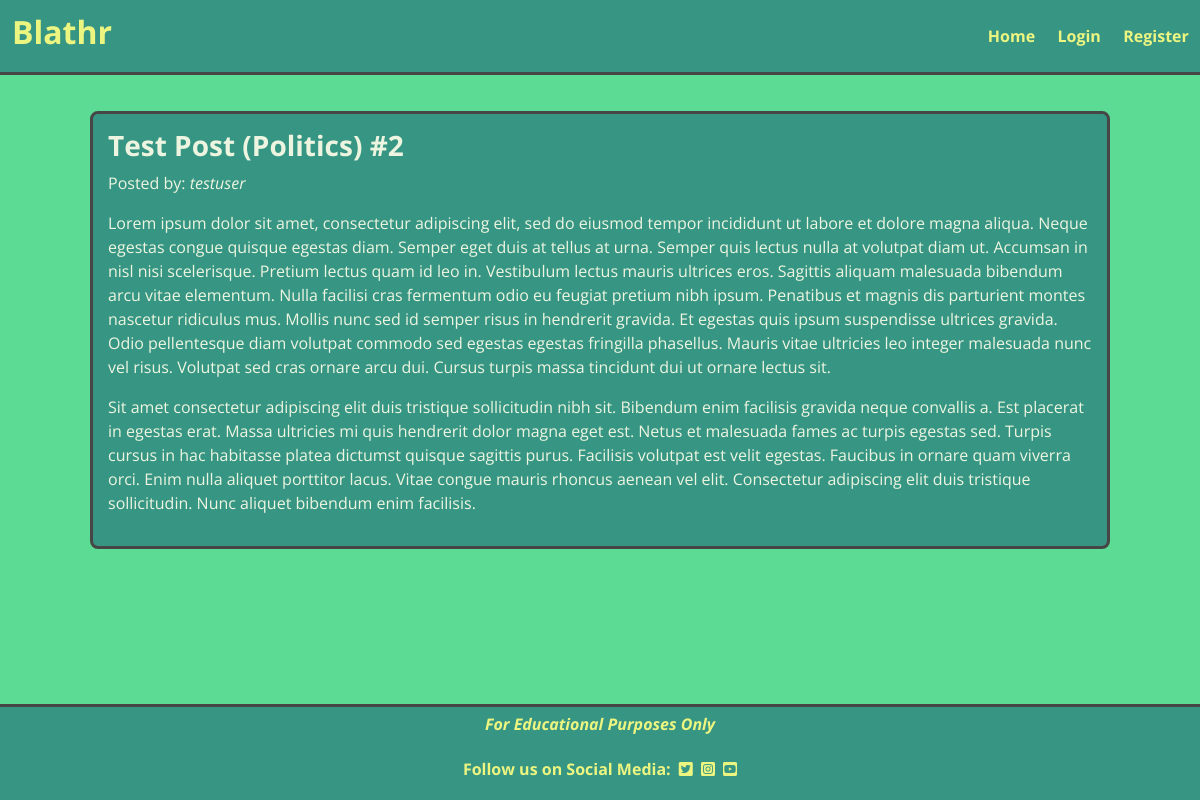
/post_detail/10/, run on an earlier commit of the app's database.
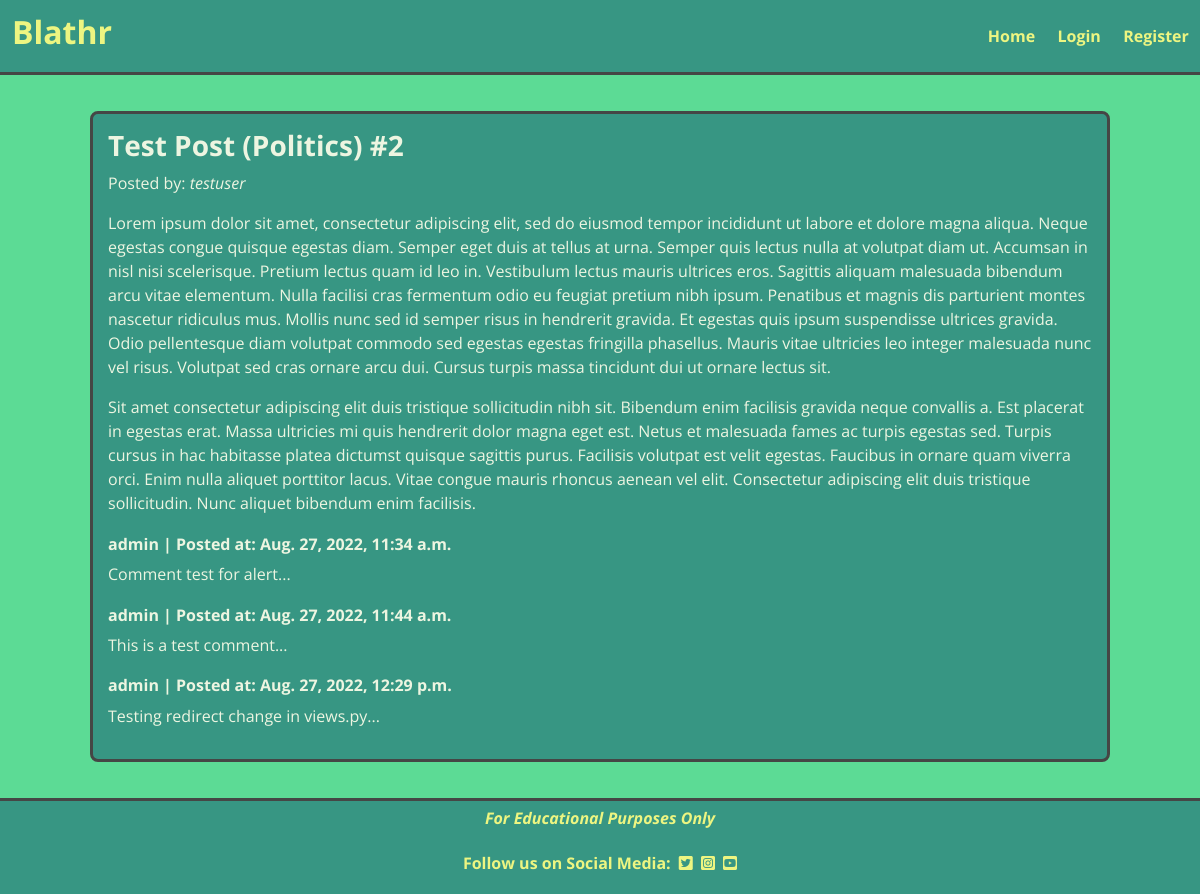
And on a later commit of the database.
### posts/models.py (models this page shows, shortened)
class Post(models.Model):
    post_id = models.AutoField(primary_key=True)
    title = models.CharField(max_length=200, unique=True, blank=False,
                             null=False)
    author = models.ForeignKey(User, on_delete=models.CASCADE)
    created_date = models.DateTimeField(auto_now_add=True)
    content = models.TextField()
    category = models.ForeignKey(Category, on_delete=models.CASCADE)
    status = models.IntegerField(choices=STATUS, default=0)

class Comment(models.Model):
    post = models.ForeignKey(Post, on_delete=models.CASCADE,
                             related_name='comments')
    name = models.CharField(max_length=120)
    body = models.TextField()
    created_on = models.DateTimeField(auto_now_add=True)
    approved = models.BooleanField(default=False)
    class Meta:
        ordering = ['created_on']

### posts/views.py (the view, shortened to what this page needs)
# urls.py: path('post_detail/<post_id>/', post_detail, name='post_detail'),
def post_detail(request, post_id):
    post = Post.objects.get(post_id=post_id)
    comments = post.comments.filter(approved=True)
    print("request.method is " + request.method)
    return render(
        request,
        'post_detail.html',
        {
            'post': post,
            'comments': comments,
            'comment_form': CommentForm(),
         },
          )

### templates/post_detail.html (shortened to what this page needs)
{% extends 'base.html' %}
{% block content %}
{% load crispy_forms_tags %}
<div class="row" id="post-detail-row">
    <div class="col-10 border border-dark border-3 rounded-3" id="post-detail-col">
        <h3>{{ post.title }}</h3>
        <p>Posted by: <em>{{ post.author }}</em></p>
        <p>{{ post.content | safe }}</p>
        {% for comment in comments %}
        <div class="card-body">
            <h6>{{ comment.name }} | Posted at: {{ comment.created_on }}</h6>
            <p>{{ comment.body}}</p>
        </div>
        {% endfor %}
    </div>
    {% endblock %}

### templates/base.html (shortened to what this page needs)
{% load static %}
<!DOCTYPE html>
<html lang="en">
<head>
    <link rel="stylesheet" href="https://cdn.jsdelivr.net/npm/bootstrap@5.2.0/dist/css/bootstrap.min.css"
>
    <link rel="stylesheet" href="https://cdnjs.cloudflare.com/ajax/libs/font-awesome/5.15.3/css/all.min.css">
    <link rel="stylesheet" href="{% static 'css/style.css' %}">
</head>
<body>
    <div id="page-container">
        <div id="content-wrap">
            <header class="sticky-top">
                <div class="container-fluid border-bottom border-3" id="header-container">
                    <nav class="navbar">
                        <h1 class="navbar-brand" id="navbar-logo"><a href="{% url 'home' %}">Blathr</a></h1>
                        <ul class="navbar-nav">
                            <li class="nav-item"><a href="{% url 'home' %}" class="nav-link">Home</a></li>
                            {% if user.is_authenticated %}
                            <li class="nav-item"><a href="{% url 'add_post' %}" class="nav-link">Create Post</a></li>
                            <li class="nav-item"><a href="{% url 'account_logout' %}" class="nav-link">Logout</a></li>
                            {% else %}
                            <li class="nav-item"><a href="{% url 'account_login' %}" class="nav-link">Login</a></li>
                            <li class="nav-item"><a href="{% url 'account_signup' %}" class="nav-link">Register</a></li>
                            {% endif %}
                        </ul>
                    </nav>
                </div>
            </header>
            <main>
                <div class="container-fluid">
                    {% block content %}
                    {% endblock content %}
                </div>
            </main>
            <footer class="footer">
                <div class="row border-top border-3" id="footer-container">
                    <div class="col-12">
                        <p class="text-center">
                            <em>For Educational Purposes Only</em>
                        </p>
                        <p class="text-center">
                            Follow us on Social Media:
                            <i class="fab fa-twitter-square ms-1"></i>
                            <i class="fab fa-instagram-square ms-1"></i>
                            <i class="fab fa-youtube-square ms-1"></i>
                        </p>
                    </div>
                </div>
        </div>
    </div>
</body>
</html>

### static/css/style.css (style rules this page uses)
body { background-color: #5CDB95; font-family: 'Open Sans', sans-serif; margin: 0; overflow-x: hidden; padding: 0; }
nav { background-color: #379683; color: #EDF581; }
footer { background-color: #379683; font-weight: bold; position: absolute; bottom: 0; width: 100%; height: 6rem; }
footer p { color: #EDF581; padding-top: 5px; }
h2, h3, h4, h5, h6, #navbar-logo { font-weight: bold; }
.navbar ul { flex-direction: row; }
.navbar ul li { font-weight: bold; padding-right: 0.7rem; padding-left: 0.7rem; }
.navbar ul li a, #navbar-logo { color: #EDF581; }
.navbar-brand a { text-decoration: none; color: inherit; }
.container-fluid { padding: 0; justify-content: right; }
.card-body { margin-top: 2%; }
#header-container { margin-bottom: 10px; }
#navbar-logo { font-size: xx-large; padding-left: 1%; }
#page-container { position: relative; min-height: 100vh; }
#content-wrap { padding-bottom: 6rem; }
#post-detail-row { justify-content: center; margin-top: 3%; margin-bottom: 3%; }
#post-detail-col { color: #EDF5E1; background-color: #379683; padding: 15px }
#footer-container, .post-card, #header-container, #post-detail-col { border-color: #454645!important; }

What changed in the data, as far as the page shows it:
now on this page (row edited): Comment: name "admin", created_on "Aug. 27, 2022, 11:34 a.m.", body "Comment test for alert..."
added Comment: name "admin", created_on "Aug. 27, 2022, 11:44 a.m.", body "This is a test comment..."
added Comment: name "admin", created_on "Aug. 27, 2022, 12:29 p.m.", body "Testing redirect change in views.py..."
